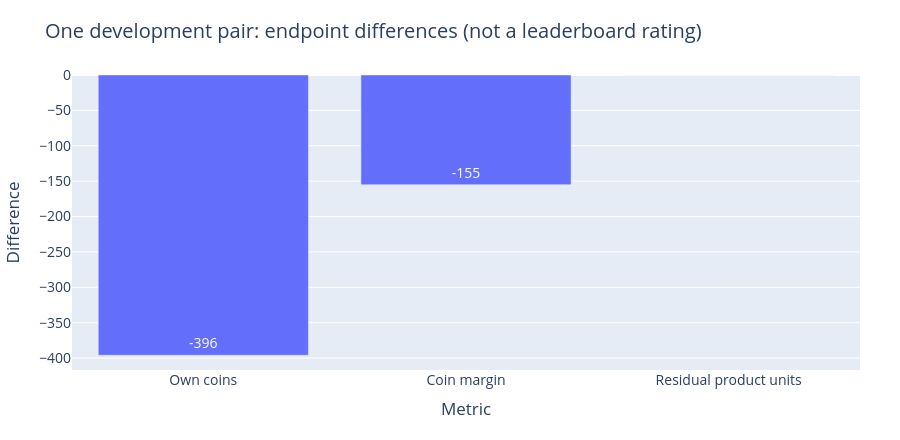

Notebook cell for this chart:
### Code cell
endpoint_plots = pilot_figures(OUT)
figures.append(endpoint_plots[0])
endpoint_plots[0].show()

### Figure 1 — Plotly figure (JSON) as saved in the notebook; plotly's stock layout.template omitted (floating-point values rounded to 4 significant figures)
{"data": [{"hovertemplate": "metric=%{x}<br>difference=%{text}<extra></extra>", "legendgroup": "", "marker": {"color": "#636efa", "pattern": {"shape": ""}}, "name": "", "orientation": "v", "showlegend": false, "text": [-396.0, -155.0, 0.0], "textposition": "auto", "type": "bar", "x": ["Own coins", "Coin margin", "Residual product units"], "xaxis": "x", "y": [-396.0, -155.0, 0.0], "yaxis": "y"}], "layout": {"barmode": "relative", "font": {"size": 14}, "height": 440, "hovermode": "closest", "legend": {"title": {"text": ""}, "tracegroupgap": 0}, "margin": {"b": 70, "l": 65, "r": 40, "t": 75}, "title": {"text": "One development pair: endpoint differences (not a leaderboard rating)"}, "xaxis": {"anchor": "y", "domain": [0, 1], "title": {"text": "Metric"}}, "yaxis": {"anchor": "x", "domain": [0, 1], "title": {"text": "Difference"}}}}
